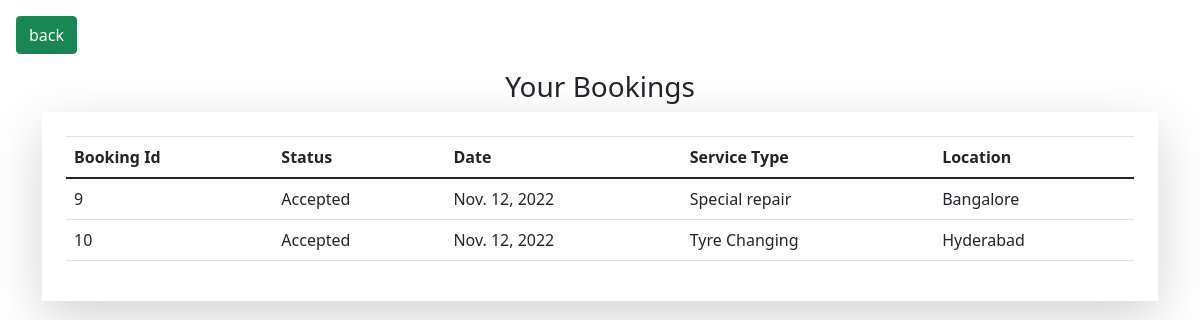
The app's page /showbookings (signed in), older data.
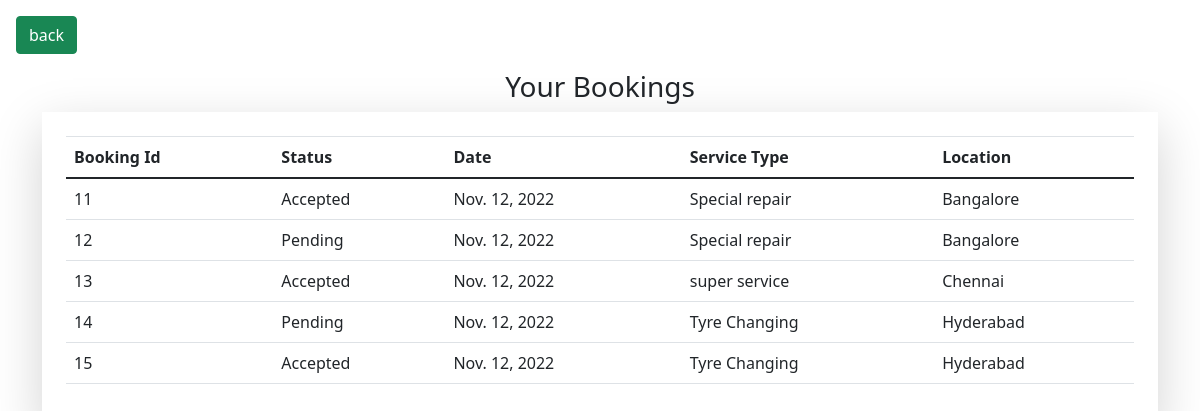
The same page, newer data.
### app/models.py (models this page shows, shortened)
class Booking(models.Model):
    STATUS = (
        ('Pending', 'Pending'),
        ('Success', 'Success'),
        ('Rejected', 'Rejected'),
    )
    customer_details = models.ForeignKey(Customer, on_delete=models.SET_NULL, null=True, blank=True)
    service_details = models.ForeignKey(Service, on_delete=models.SET_NULL, null=True, blank=True)
    status = models.CharField(max_length=200, null=True, choices=STATUS)
    date_created = models.DateField(default=now)

class Service(models.Model):
    location = models.CharField(max_length=200, null=True, blank=True)
    service_type = models.ForeignKey(Servicetype, on_delete=models.SET_NULL, null=True, blank=True)

class Servicetype(models.Model):
    type_of_service = models.CharField(max_length=200, null=True, blank=True)
    def __str__(self):
        return str(self.type_of_service)

### app/views.py (the view)
# urls.py: path('showbookings', views.showBookings, name='showBookings'),
@login_required(login_url='login')
def showBookings(request):
    sample_user = request.user
    email = sample_user.email
    customer = Customer.objects.get(email=email)
    bookings = customer.booking_set.all()
    context = {'bookings':bookings}
    return render(request, 'bookings.html',context)

### app/templates/bookings.html (shortened to what this page needs)
<!DOCTYPE html>
<html lang="en">
  {% load static %} {% block content %}
  <head>
    <link
      rel="stylesheet"
      href="https://stackpath.bootstrapcdn.com/bootstrap/4.3.1/css/bootstrap.min.css"
    />
    <link rel="stylesheet" type="text/css" />
    <link
      href="https://cdn.jsdelivr.net/npm/bootstrap@5.0.2/dist/css/bootstrap.min.css"
      rel="stylesheet"
    />
  </head>
  <body>
    <a
      class="btn btn-success"
      style="margin-left: 1em; margin-top: 1em"
      href="{% url 'home' %}"
      >back</a
    >
    <div class="container mt-3">
      <h3 style="text-align: center">Your Bookings</h3>
      <div class="shadow-lg p-4 mb-4">
        <table class="table">
          <thead>
            <tr>
              <th scope="col">Booking Id</th>
              <th>Status</th>
              <th>Date</th>
              <th>Service Type</th>
              <th>Location</th>
            </tr>
          </thead>
          <tbody>
            {% for booking in bookings %}
            <tr>
              <td>{{booking.id}}</td>
              <td>{{booking.status}}</td>
              <td>{{booking.date_created}}</td>
              <td>{{booking.service_details.service_type}}</td>
              <td>{{booking.service_details.location}}</td>
            </tr>
            {% endfor %}
          </tbody>
        </table>
      </div>
    </div>
    {% endblock content %}
  </body>
</html>

Row changes from the older to the newer data that the page shows:
removed Booking: id "9", status "Accepted", date_created "Nov. 12, 2022", service_details.service_type "Special repair", service_details.location "Bangalore"
removed Booking: id "10", status "Accepted", date_created "Nov. 12, 2022", service_details.service_type "Tyre Changing", service_details.location "Hyderabad"
added Booking: id "11", status "Accepted", date_created "Nov. 12, 2022", service_details.service_type "Special repair", service_details.location "Bangalore"
added Booking: id "12", status "Pending", date_created "Nov. 12, 2022", service_details.service_type "Special repair", service_details.location "Bangalore"
added Booking: id "13", status "Accepted", date_created "Nov. 12, 2022", service_details.service_type "super service", service_details.location "Chennai"
added Booking: id "14", status "Pending", date_created "Nov. 12, 2022", service_details.service_type "Tyre Changing", service_details.location "Hyderabad"
added Booking: id "15", status "Accepted", date_created "Nov. 12, 2022", service_details.service_type "Tyre Changing", service_details.location "Hyderabad"
